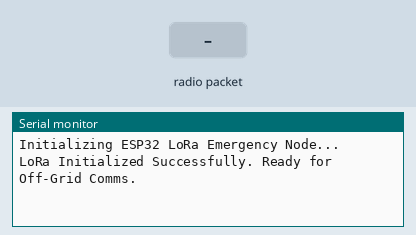
This sketch was run on a simulated ESP32. On the bench: the last lines printed to the serial monitor. The inputs (shaded band) are chosen by the test bench. No radio packets arrive unless stated.

Above: at 2.2 s.
2.3 s: radio packet "1" arrives
At 2.8 s:
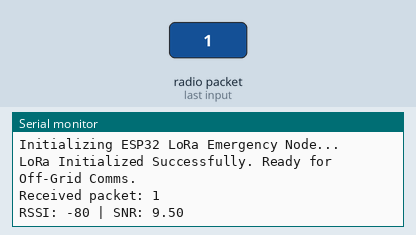
3.8 s: radio packet "0" arrives
At 5.0 s:
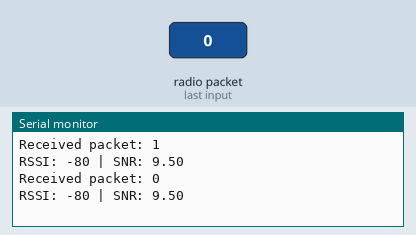
5.3 s: radio packet "2" arrives
At 6.4 s:
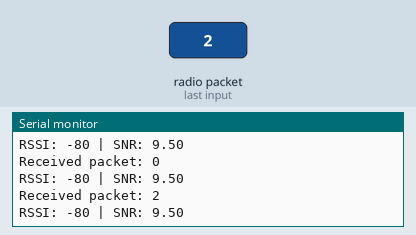

Measured:
- after the input at 2.3 s, the serial monitor: prints a new line at once (image 1)
- after the input at 3.8 s, the serial monitor: prints a new line at once (image 2)
- after the input at 5.3 s, the serial monitor: prints a new line at once (image 3)

The sketch:

lora_emergency_node.ino
```cpp
#include <SPI.h>
#include <LoRa.h>

// تعريف أطراف التوصيل لوحدة LoRa مع ESP32 (SPI Pins)
#define SCK 5
#define MISO 19
#define MOSI 27
#define SS 18
#define RST 14
#define DIO0 26

// تردد العمل (مثلاً 433E6 أو 915E6 حسب الوحدات المتوفرة لديك)
#define BAND 433E6

// معرف العقدة الفريد
#define NODE_ID "NODE_MARIB_01"

void setup() {
  Serial.begin(115200);
  while (!Serial);
  delay(1000);

  Serial.println("Initializing ESP32 LoRa Emergency Node...");

  // تهيئة حافلة SPI لأطراف لوحة LoRa
  SPI.begin(SCK, MISO, MOSI, SS);
  LoRa.setPins(SS, RST, DIO0);

  if (!LoRa.begin(BAND)) {
    Serial.println("Starting LoRa failed! Check your hardware connections.");
    while (1);
  }

  // إعدادات متقدمة للمدى الطويل (Long Range Configuration)
  LoRa.setSpreadingFactor(12); // مدى أطول (Longer range)
  LoRa.setSignalBandwidth(125E3);
  LoRa.setCodingRate4(5);

  Serial.println("LoRa Initialized Successfully. Ready for Off-Grid Comms.");
}

void loop() {
  // 1. التحقق من استقبال رسائل أو حزم طوارئ واردة من عقد أخرى
  int packetSize = LoRa.parsePacket();
  if (packetSize) {
    Serial.print("Received packet: ");

    String incomingMessage = "";
    while (LoRa.available()) {
      incomingMessage += (char)LoRa.read();
    }

    int rssi = LoRa.packetRssi();
    float snr = LoRa.packetSnr();

    Serial.println(incomingMessage);
    Serial.print("RSSI: "); Serial.print(rssi);
    Serial.print(" | SNR: "); Serial.println(snr);
  }

  // 2. إرسال حزمة تجريبية دورية أو نبضة حياة (Heartbeat / Telemetry)
  // يمكنك ربطها بزر طوارئ (Panic Button) محلي لاحقاً
  static unsigned long lastSendTime = 0;
  unsigned long interval = 15000; // كل 15 ثانية

  if (millis() - lastSendTime > interval) {
    lastSendTime = millis();

    String outgoing = "HEARTBEAT|" + String(NODE_ID) + "|STATUS:OK";

    LoRa.beginPacket();
    LoRa.print(outgoing);
    LoRa.endPacket();

    Serial.println("Sent telemetry packet over LoRa mesh.");
  }
}
```
